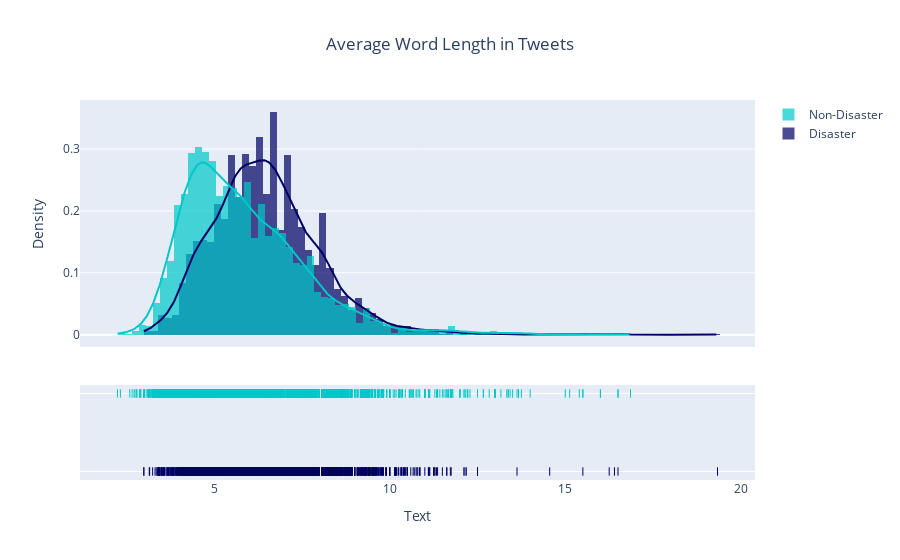

This figure's notebook cell:
### Code cell
#Function to calculate the average word length of a list of strings
def avgwordlen(strlist):
    sum = []
    for i in strlist:
        sum.append(len(i))
    return sum

# Calculating average word length for disaster and non-disaster tweets
avgword_len_dis = train[train['target'] == 1]['text'].str.split().apply(avgwordlen).map(lambda x: np.mean(x))
avgword_len_non_dis = train[train['target'] == 0]['text'].str.split().apply(avgwordlen).map(lambda x: np.mean(x))

# Creating a distribution plot for average word length
group_labels = ['Disaster', 'Non-Disaster']
colors = ['rgb(0, 0, 100)', 'rgb(0, 200, 200)']

# Using Plotly to create the distribution plot
fig = ff.create_distplot([avgword_len_dis, avgword_len_non_dis], group_labels, bin_size=.2, colors=colors)

# Updating layout and displaying the plot
fig.update_layout(title_text="Average Word Length in Tweets", title_x=0.5, xaxis_title="Text", yaxis_title="Density").show()

### Figure 1 — Plotly figure (JSON) as saved in the notebook; plotly's stock layout.template omitted (floating-point values rounded to 4 significant figures; data arrays with more than 128 entries replaced by an {"elided": "..."} marker saying what was removed)
{"data": [{"autobinx": false, "histnorm": "probability density", "legendgroup": "Disaster", "marker": {"color": "rgb(0, 0, 100)"}, "name": "Disaster", "opacity": 0.7, "type": "histogram", "x": {"elided": "3271 float values"}, "xaxis": "x", "xbins": {"end": 19.33, "size": 0.2, "start": 3}, "yaxis": "y"}, {"autobinx": false, "histnorm": "probability density", "legendgroup": "Non-Disaster", "marker": {"color": "rgb(0, 200, 200)"}, "name": "Non-Disaster", "opacity": 0.7, "type": "histogram", "x": {"elided": "4342 float values"}, "xaxis": "x", "xbins": {"end": 16.86, "size": 0.2, "start": 2.25}, "yaxis": "y"}, {"legendgroup": "Disaster", "marker": {"color": "rgb(0, 0, 100)"}, "mode": "lines", "name": "Disaster", "showlegend": false, "type": "scatter", "x": {"elided": "500 float values"}, "xaxis": "x", "y": {"elided": "500 float values"}, "yaxis": "y"}, {"legendgroup": "Non-Disaster", "marker": {"color": "rgb(0, 200, 200)"}, "mode": "lines", "name": "Non-Disaster", "showlegend": false, "type": "scatter", "x": {"elided": "500 float values"}, "xaxis": "x", "y": {"elided": "500 float values"}, "yaxis": "y"}, {"legendgroup": "Disaster", "marker": {"color": "rgb(0, 0, 100)", "symbol": "line-ns-open"}, "mode": "markers", "name": "Disaster", "showlegend": false, "type": "scatter", "x": {"elided": "3271 float values"}, "xaxis": "x", "y": {"elided": "3271 str values"}, "yaxis": "y2"}, {"legendgroup": "Non-Disaster", "marker": {"color": "rgb(0, 200, 200)", "symbol": "line-ns-open"}, "mode": "markers", "name": "Non-Disaster", "showlegend": false, "type": "scatter", "x": {"elided": "4342 float values"}, "xaxis": "x", "y": {"elided": "4342 str values"}, "yaxis": "y2"}], "layout": {"barmode": "overlay", "hovermode": "closest", "legend": {"traceorder": "reversed"}, "title": {"text": "Average Word Length in Tweets", "x": 0.5}, "xaxis": {"anchor": "y2", "domain": [0, 1], "title": {"text": "Text"}, "zeroline": false}, "yaxis": {"anchor": "free", "domain": [0.35, 1], "position": 0, "title": {"text": "Density"}}, "yaxis2": {"anchor": "x", "domain": [0, 0.25], "dtick": 1, "showticklabels": false}}}
